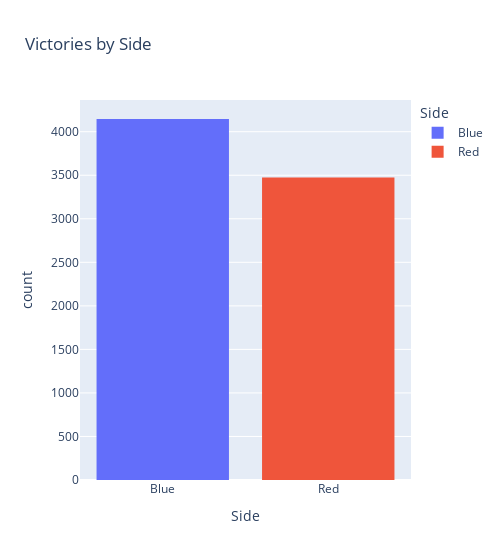

This figure's notebook cell:
### Markdown cell above
Wykres dotyczący ilości wygranych danej drużyny we wszsytkich mistrzostwach

### Code cell
fig2 = px.histogram(dfM, 'Side',title="Victories by Side", color='Side', width=500)
fig2.show()

### Figure 1 — Plotly figure (JSON) as saved in the notebook; plotly's stock layout.template omitted (floating-point values rounded to 4 significant figures; data arrays with more than 128 entries replaced by an {"elided": "..."} marker saying what was removed)
{"data": [{"alignmentgroup": "True", "bingroup": "x", "hovertemplate": "Side=%{x}<br>count=%{y}<extra></extra>", "legendgroup": "Blue", "marker": {"color": "#636efa", "pattern": {"shape": ""}}, "name": "Blue", "offsetgroup": "Blue", "orientation": "v", "showlegend": true, "type": "histogram", "x": {"elided": "4146 str values"}, "xaxis": "x", "yaxis": "y"}, {"alignmentgroup": "True", "bingroup": "x", "hovertemplate": "Side=%{x}<br>count=%{y}<extra></extra>", "legendgroup": "Red", "marker": {"color": "#EF553B", "pattern": {"shape": ""}}, "name": "Red", "offsetgroup": "Red", "orientation": "v", "showlegend": true, "type": "histogram", "x": {"elided": "3474 str values"}, "xaxis": "x", "yaxis": "y"}], "layout": {"barmode": "relative", "legend": {"title": {"text": "Side"}, "tracegroupgap": 0}, "title": {"text": "Victories by Side"}, "width": 500, "xaxis": {"anchor": "y", "categoryarray": ["Blue", "Red"], "categoryorder": "array", "domain": [0, 1], "title": {"text": "Side"}}, "yaxis": {"anchor": "x", "domain": [0, 1], "title": {"text": "count"}}}}
